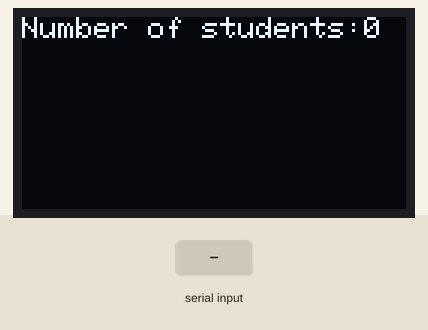
Bench run of a sketch on a simulated ESP32. Parts: 128×64 one-colour display. The inputs (shaded band) are chosen by the test bench. WiFi joins after 1.5 s; servers stay silent unless stated; the display library's start-up logo is not drawn; what the sketch prints to the serial monitor is not drawn.

Above: at 7.7 s.
7.8 s: "90,45\n" received over the second serial link
At 9.6 s:
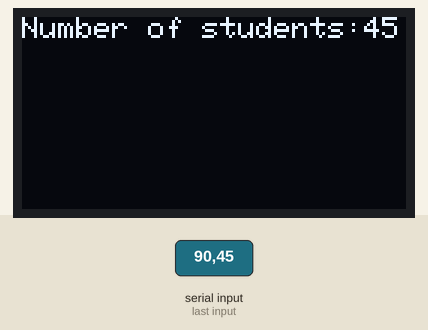
10.9 s: "30,150\n" received over the second serial link
At 13.1 s:
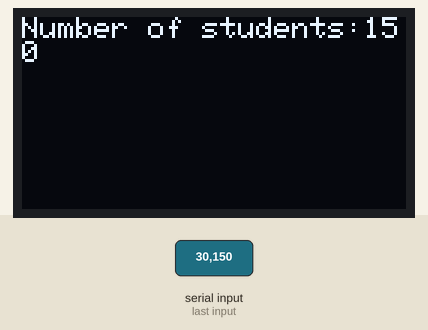
Timing chart, 0 to 14.6 s (numbered marks = the images above; inputs shaded):
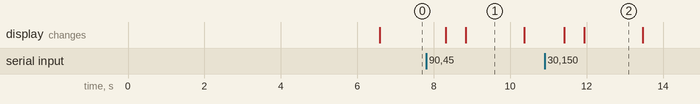

The sketch:

ESP32.ino
```cpp
/* ========== ESP32 CODE ========== */
#include <WiFi.h>
#include <FirebaseESP32.h>
#include <Wire.h>
#include <Adafruit_GFX.h>
#include <Adafruit_SSD1306.h>

#define WIFI_SSID "YourSSID"
#define WIFI_PASSWORD "YourPassword"
#define API_KEY "YourFirebaseAPIKey"
#define DATABASE_URL ""
#define RXp2 16
#define TXp2 17

FirebaseData fbdo;
FirebaseAuth auth;
FirebaseConfig config;
bool signupOK = false;
int so_hoc_sinh = 0;
unsigned long sendDataPrevMillis = 0;
Adafruit_SSD1306 display(128, 64, &Wire, -1);

void setup() {
  Serial.begin(9600);
  Serial2.begin(9600, SERIAL_8N1, RXp2, TXp2);
  if (!display.begin(SSD1306_SWITCHCAPVCC, 0x3C)) {
    Serial.println(F("SSD1306 allocation failed"));
    for (;;);
  }
  display.display();
  WiFi.begin(WIFI_SSID, WIFI_PASSWORD);
  Serial.print("Connecting to Wi-Fi");
  while (WiFi.status() != WL_CONNECTED) {
    Serial.print(".");
    delay(300);
  }
  Serial.println();
  Serial.print("Connected with IP: ");
  Serial.println(WiFi.localIP());
  Serial.println();

  config.api_key = API_KEY;
  config.database_url = DATABASE_URL;
  if (Firebase.signUp(&config, &auth, "", "")) {
    Serial.println("ok");
    signupOK = true;
  } else {
    Serial.printf("%s\n", config.signer.signupError.message.c_str());
  }
  Firebase.begin(&config, &auth);
  Firebase.reconnectWiFi(true);
  delay(5000);
}

void send_data_firebase() {
  if (Firebase.ready() && signupOK && (millis() - sendDataPrevMillis > 15000 || sendDataPrevMillis == 0)) {
    sendDataPrevMillis = millis();
    if (Firebase.RTDB.setInt(&fbdo, "xe1/onbus", so_hoc_sinh)) {
      Serial.println("PASSED");
    } else {
      Serial.println("FAILED");
      Serial.println("REASON: " + fbdo.errorReason());
    }
  }
}

void loop() {
  if (Serial2.available() > 0) {
    so_hoc_sinh = Serial2.parseInt();
    Serial.print("Number of students: ");
    Serial.println(so_hoc_sinh);
  }

  display.clearDisplay();
  display.setTextSize(1);
  display.setTextColor(WHITE);
  display.setCursor(0, 0);
  display.print(F("Number of students:"));
  display.println(so_hoc_sinh);
  display.display();
  send_data_firebase();
  delay(500);
}
```

Measured:
- after the input at 7.8 s, the display: first changes after 0.51 s (image 1 shows a later state)
- after the input at 10.9 s, the display: first changes after 0.52 s (image 2 shows a later state)
- what the display in image 1 shows lasts 1.6 s, from 8.8 s to 10.4 s
